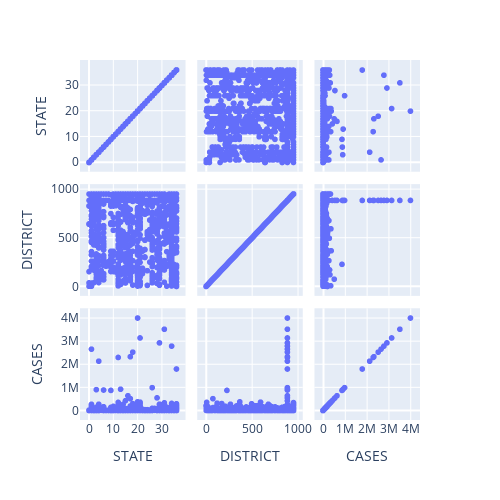

Notebook code for this chart:
### Code cell
import plotly.express as px
fig = px.scatter_matrix(d,width=500, height=500)
fig.show()

### Figure 1 — Plotly figure (JSON) as saved in the notebook; plotly's stock layout.template omitted (floating-point values rounded to 4 significant figures; data arrays with more than 128 entries replaced by an {"elided": "..."} marker saying what was removed)
{"data": [{"dimensions": [{"axis": {"matches": true}, "label": "STATE", "values": {"elided": "1085 int values"}}, {"axis": {"matches": true}, "label": "DISTRICT", "values": {"elided": "1085 int values"}}, {"axis": {"matches": true}, "label": "CASES", "values": {"elided": "1085 int values"}}], "hovertemplate": "%{xaxis.title.text}=%{x}<br>%{yaxis.title.text}=%{y}<extra></extra>", "legendgroup": "", "marker": {"color": "#636efa", "symbol": "circle"}, "name": "", "showlegend": false, "type": "splom"}], "layout": {"dragmode": "select", "height": 500, "legend": {"tracegroupgap": 0}, "margin": {"t": 60}, "width": 500}}
